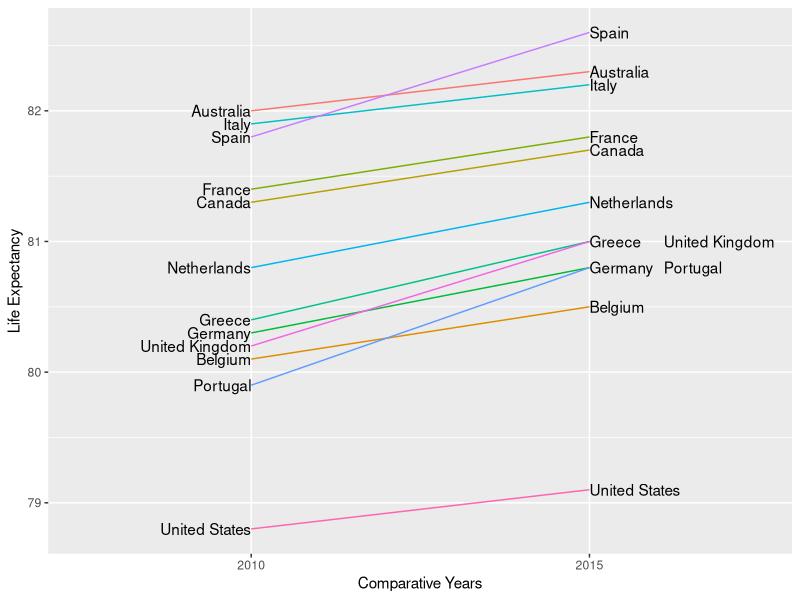

Generate this figure with R:
# slope chart

library(tidyverse)
library(dslabs)
data(gapminder)

west <- c("Western Europe", "Northern Europe", "Southern Europe", "Northern America", "Australia and New Zealand")

dat <- gapminder %>%
  filter(year %in% c(2010, 2015) & region %in% west & !is.na(life_expectancy) & population > 10^7)

dat %>%
  mutate(location = ifelse(year == 2010, 1, 2),
         location = ifelse(year == 2015 & country %in% c("United Kingdom", "Portugal"),
                           location + 0.22, location),
         hjust = ifelse(year == 2010, 1, 0)) %>%
  mutate(year = as.factor(year)) %>%
  ggplot(aes(year, life_expectancy, group = country)) +
  geom_line(aes(color = country), show.legend = FALSE) +
  geom_text(aes(x = location, label = country, hjust = hjust), show.legend = FALSE) +
  xlab("Comparative Years") +
  ylab("Life Expectancy") 
